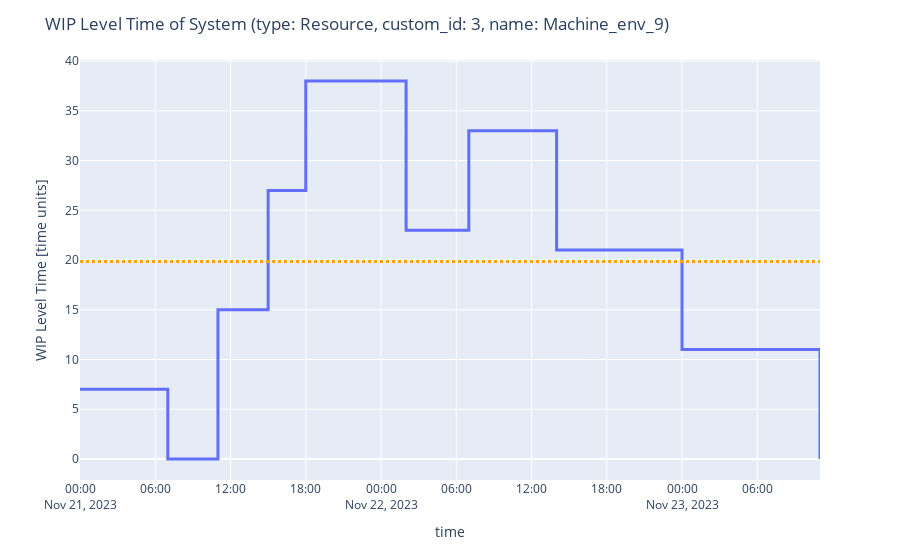

The notebook cell this image was saved under:
### Code cell
fig = mon.draw_WIP_level(use_num_jobs_metric=False)

### Figure 1 — Plotly figure (JSON) as saved in the notebook; plotly's stock layout.template omitted (floating-point values rounded to 4 significant figures)
{"data": [{"hovertemplate": "x=%{x}<br>y=%{y}<extra></extra>", "legendgroup": "", "line": {"color": "#636efa", "dash": "solid", "shape": "vh", "width": 3}, "marker": {"symbol": "circle"}, "mode": "lines", "name": "", "orientation": "v", "showlegend": false, "type": "scatter", "x": ["2023-11-21T00:00:00", "2023-11-21T07:00:00", "2023-11-21T11:00:00", "2023-11-21T15:00:00", "2023-11-21T18:00:00", "2023-11-22T02:00:00", "2023-11-22T07:00:00", "2023-11-22T14:00:00", "2023-11-23T00:00:00", "2023-11-23T11:00:00", "2023-11-23T11:00:00"], "xaxis": "x", "y": [7, 7, 0, 15, 27, 38, 23, 33, 21, 11, 0], "yaxis": "y"}], "layout": {"legend": {"tracegroupgap": 0}, "margin": {"t": 60}, "shapes": [{"line": {"color": "orange", "dash": "dot", "width": 3}, "type": "line", "x0": 0, "x1": 1, "xref": "x domain", "y0": 19.85, "y1": 19.85, "yref": "y"}], "title": {"text": "WIP Level Time of System (type: Resource, custom_id: 3, name: Machine_env_9)"}, "xaxis": {"anchor": "y", "domain": [0, 1], "title": {"text": "time"}}, "yaxis": {"anchor": "x", "domain": [0, 1], "title": {"text": "WIP Level Time [time units]"}}}}
